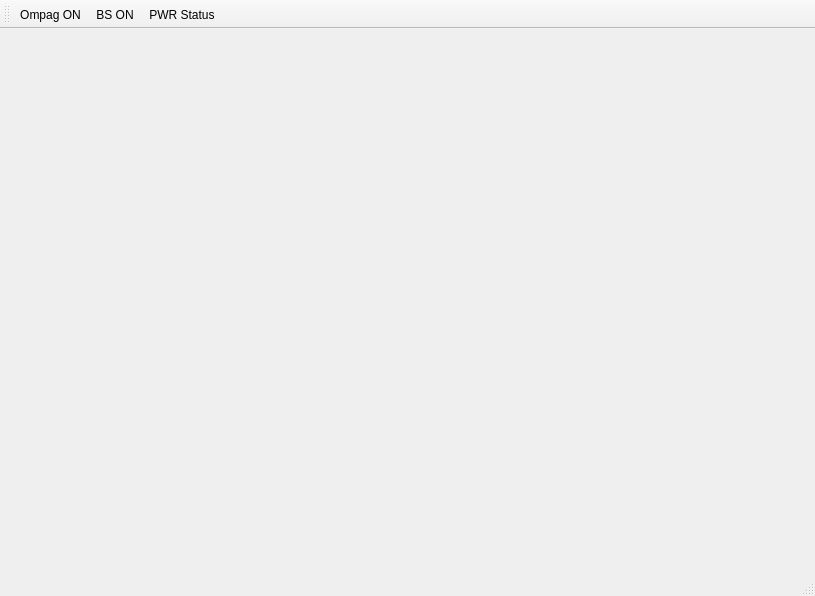
<?xml version="1.0" encoding="UTF-8"?>
<ui version="4.0">
 <class>MainWindow</class>
 <widget class="QMainWindow" name="MainWindow">
  <property name="geometry">
   <rect>
    <x>0</x>
    <y>0</y>
    <width>815</width>
    <height>596</height>
   </rect>
  </property>
  <property name="windowTitle">
   <string>MainWindow</string>
  </property>
  <widget class="QWidget" name="centralWidget">
   <layout class="QVBoxLayout" name="verticalLayout">
    <property name="spacing">
     <number>0</number>
    </property>
    <property name="leftMargin">
     <number>0</number>
    </property>
    <property name="topMargin">
     <number>0</number>
    </property>
    <property name="rightMargin">
     <number>0</number>
    </property>
    <property name="bottomMargin">
     <number>0</number>
    </property>
    <item>
     <widget class="VisuWidget" name="visuWidget" native="true"/>
    </item>
   </layout>
  </widget>
  <widget class="QMenuBar" name="menuBar">
   <property name="geometry">
    <rect>
     <x>0</x>
     <y>0</y>
     <width>815</width>
     <height>27</height>
    </rect>
   </property>
  </widget>
  <widget class="QToolBar" name="mainToolBar">
   <attribute name="toolBarArea">
    <enum>TopToolBarArea</enum>
   </attribute>
   <attribute name="toolBarBreak">
    <bool>false</bool>
   </attribute>
   <addaction name="actionOmpagOn"/>
   <addaction name="actionBsOn"/>
   <addaction name="actionPwrStatus"/>
  </widget>
  <widget class="QStatusBar" name="statusBar"/>
  <action name="actionOmpagOn">
   <property name="checkable">
    <bool>true</bool>
   </property>
   <property name="text">
    <string>Ompag ON</string>
   </property>
  </action>
  <action name="actionBsOn">
   <property name="checkable">
    <bool>true</bool>
   </property>
   <property name="text">
    <string>BS ON</string>
   </property>
  </action>
  <action name="actionPwrStatus">
   <property name="checkable">
    <bool>true</bool>
   </property>
   <property name="text">
    <string>PWR Status</string>
   </property>
  </action>
 </widget>
 <layoutdefault spacing="6" margin="11"/>
 <customwidgets>
  <customwidget>
   <class>VisuWidget</class>
   <extends>QWidget</extends>
   <header>src/visuwidget.h</header>
   <container>1</container>
  </customwidget>
 </customwidgets>
 <resources/>
 <connections/>
</ui>
